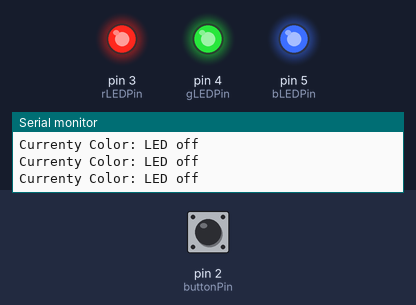
The sketch below on a simulated Arduino Uno, built with avr-gcc and run on an emulated ATmega328P. Parts: output pins drawn as LEDs (lit = HIGH), the last lines printed to the serial monitor. The inputs (shaded band) are chosen by the test bench; at power-on: pin 2 (buttonPin) LOW.

Above: at 1.2 s.
1.3 s: pin 2 (buttonPin) pulled HIGH for 0.15 s
At 2.2 s:
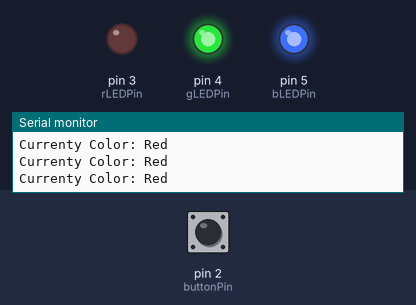
2.9 s: pin 2 (buttonPin) pulled HIGH for 1 s
At 3.2 s:
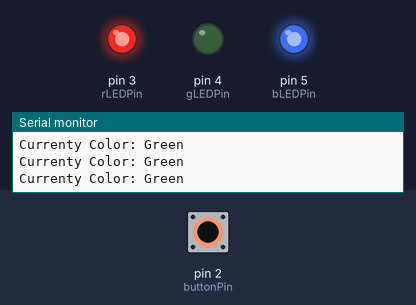
5.4 s: pin 2 (buttonPin) pulled HIGH for 0.15 s
At 6.6 s:
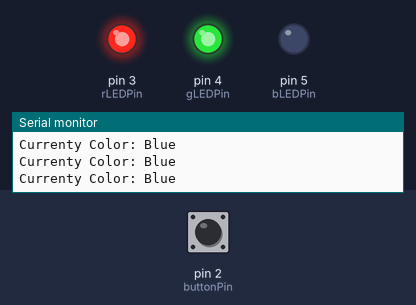
7.0 s: pin 2 (buttonPin) pulled HIGH for 3.2 s
At 8.1 s:
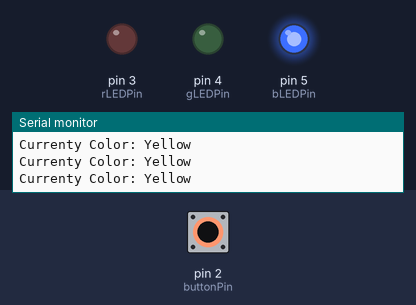
11.7 s: pin 2 (buttonPin) pulled HIGH for 0.15 s
At 12.6 s:
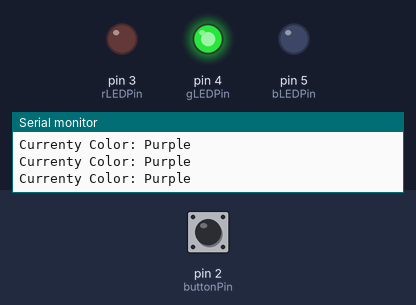
13.3 s: pin 2 (buttonPin) pulled HIGH for 1 s
At 13.7 s:
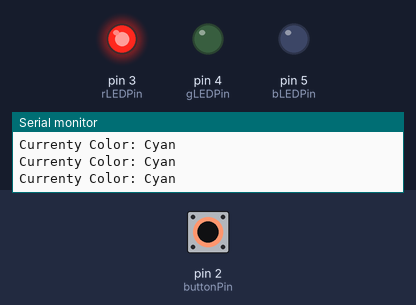
Timing chart, 0 to 16.3 s (numbered marks = the images above; inputs shaded):
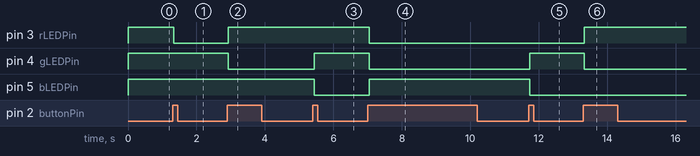

The sketch:

checkchangecolorbybutton_113AT0021.ino
```cpp
const int buttonPin = 2;
const int rLEDPin = 3;
const int gLEDPin = 4;
const int bLEDPin = 5;

int buttonState = 0;
int ledColor = 0;
bool ButtonPressed = false;
String currentcolor="led";

void setup() {
  // put your setup code here, to run once:
  pinMode (rLEDPin, OUTPUT);
  pinMode (gLEDPin, OUTPUT);
  pinMode (bLEDPin, OUTPUT);
  pinMode (buttonPin, INPUT);
  Serial.begin(9600);
}

void loop() {

  buttonState = digitalRead(buttonPin);
  Serial.print("Currenty Color: ");
  Serial.println(currentcolor);

  // check if the pushbutton is pressed. If it is, the buttonState is HIGH:
  if (buttonState == HIGH && !ButtonPressed) {
    ledColor = ledColor + 1;
    ButtonPressed = true;
  // delay(100);
  }

  if (buttonState == LOW && ButtonPressed) {
    ButtonPressed = false;
  }

  if (ledColor == 0) {
    currentcolor = "LED off";
    digitalWrite(rLEDPin, HIGH);
    digitalWrite(gLEDPin, HIGH);
    digitalWrite(bLEDPin, HIGH);
  }

  else if (ledColor == 1) {
    currentcolor = "Red";
    digitalWrite(rLEDPin, LOW);
    digitalWrite(gLEDPin, HIGH);
    digitalWrite(bLEDPin, HIGH);
  }

  else if (ledColor == 2) {
    currentcolor = "Green";
    digitalWrite(rLEDPin, HIGH);
    digitalWrite(gLEDPin, LOW);
    digitalWrite(bLEDPin, HIGH);
  }

  else if (ledColor == 3) {
    currentcolor = "Blue";
    digitalWrite(rLEDPin, HIGH);
    digitalWrite(gLEDPin, HIGH);
    digitalWrite(bLEDPin, LOW);
  }

  else if (ledColor == 4) {
    currentcolor = "Yellow";
    digitalWrite(rLEDPin, LOW);
    digitalWrite(gLEDPin, LOW);
    digitalWrite(bLEDPin, HIGH);
  }

  else if (ledColor == 5) {
    currentcolor = "Purple";
    digitalWrite(rLEDPin, LOW);
    digitalWrite(gLEDPin, HIGH);
    digitalWrite(bLEDPin, LOW);
  }

  else if (ledColor == 6) {
    currentcolor = "Cyan";
    digitalWrite(rLEDPin, HIGH);
    digitalWrite(gLEDPin, LOW);
    digitalWrite(bLEDPin, LOW);
  }

  else if (ledColor == 7) {
    currentcolor = "White";
    digitalWrite(rLEDPin, LOW);
    digitalWrite(gLEDPin, LOW);
    digitalWrite(bLEDPin, LOW);
  }

  else if(ledColor == 8) {
    ledColor = 0;
  }


}
```

Measured:
- after the input at 1.3 s, pin 3 (rLEDPin): HIGH → LOW at once
- after the input at 2.9 s, pin 3 (rLEDPin): LOW → HIGH at once; pin 4 (gLEDPin): HIGH → LOW at once
- after the input at 5.4 s, pin 4 (gLEDPin): LOW → HIGH at once; pin 5 (bLEDPin): HIGH → LOW at once
- after the input at 7.0 s, pin 3 (rLEDPin), pin 4 (gLEDPin): HIGH → LOW at once; pin 5 (bLEDPin): LOW → HIGH at once
- after the input at 11.7 s, pin 4 (gLEDPin): LOW → HIGH at once; pin 5 (bLEDPin): HIGH → LOW at once
- after the input at 13.3 s, pin 3 (rLEDPin): LOW → HIGH at once; pin 4 (gLEDPin): HIGH → LOW at once
